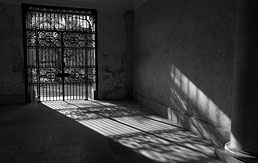
#> input picture Computer Vision with Python/Project Exam Computer Vision Using Python/Kodingan Nomor 1 - Filter (File Python)/input_image.jpg, 258 x 163 px
$ python '2301888631_Histogram Matching_Nomor1.py'
#> lines starting #> are read from the running program, lines starting #| are printed output that depends on the picture
# Import Library
import matplotlib.pyplot as plt
import cv2
# Menggunakan library skimage untuk melakukan match histogram
from skimage import data
from skimage import exposure
from skimage.exposure import match_histograms

# Mengambil image yang akan digunakan
input_image = cv2.imread('input_image.jpg')
#> input_image is the input picture: shape (163, 258, 3); min 0, max 255, mean 54.5
reference_image = cv2.imread('reference.jpg')
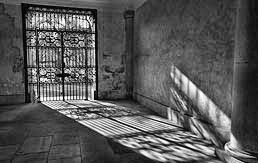
#> input picture Computer Vision with Python/Project Exam Computer Vision Using Python/Kodingan Nomor 1 - Filter (File Python)/reference.jpg, 258 x 163 px
#> reference_image is the input picture: shape (163, 258, 3); min 0, max 255, mean 87.3
# Membuat matched image dengan match_histogram() method
matched_image = match_histograms(input_image, reference_image, channel_axis=-1)
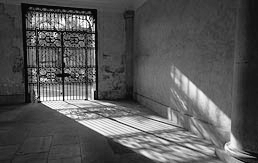
#> matched_image: shape (163, 258, 3); min 5, max 255, mean 87.1

# Menampilkan 3 image berdampingan dalam 1 plot: input, reference dan matched
fig, (ax1, ax2, ax3) = plt.subplots(nrows=1, ncols=3, figsize=(8, 5))

ax1.imshow(input_image)
ax1.set_title('Input Image')
ax2.imshow(reference_image)
ax2.set_title('Reference Image')
ax3.imshow(matched_image)
ax3.set_title('Hasil Matched Image')
plt.tight_layout()
plt.show()
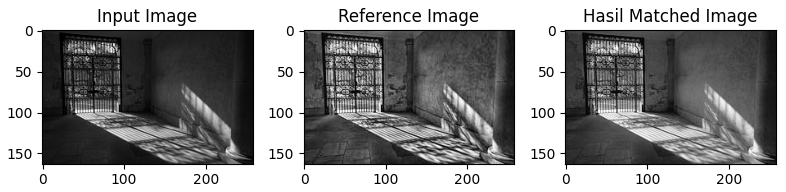
#> figure drawn by matplotlib, 3 panels


# Menampilkan Histogram dari ketiga image
fig, axes = plt.subplots(nrows=3, ncols=3, figsize=(10,8))

# Melakukan loopingan pada image
for i, img in enumerate((input_image, reference_image, matched_image)):
    # Mengdeclare warna setiap pixel yang akan dilooping untuk menghasilkan histogram
    # Red -> input image
    # Green -> Reference image
    # Blue -> Matched image
    for c, c_color in enumerate(('red', 'green', 'blue')):
        # Menggunakan method exposure dari library skimage pd histogram
        img_hist, bins = exposure.histogram(img[..., c], source_range='dtype')
        axes[c, i].plot(bins, img_hist / img_hist.max())
        # Method cumulative distribution
        img_cdf, bins = exposure.cumulative_distribution(img[..., c])
        axes[c, i].plot(bins, img_cdf)
        axes[c, 0].set_ylabel(c_color)
#> this loop made 3 passes
# Judul buat histogram
axes[0, 0].set_title('Histogram Input Image')
axes[0, 1].set_title('Histogram Reference Image')
axes[0, 2].set_title('Histogram hasil Matched Image')
plt.tight_layout()
plt.show()
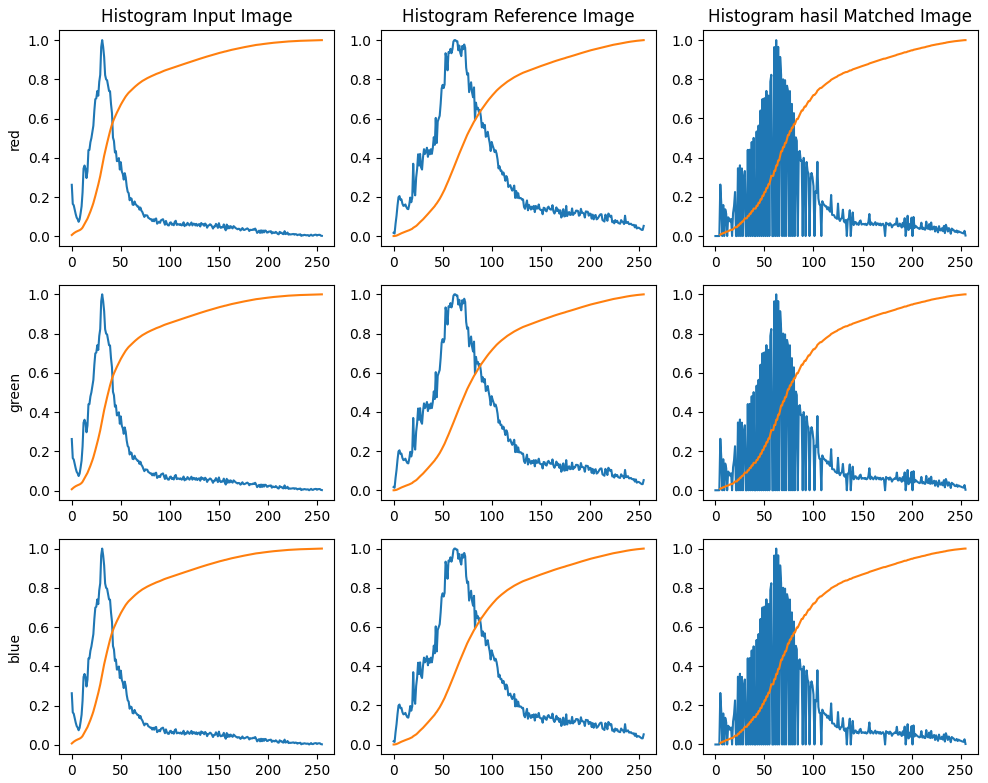
#> figure drawn by matplotlib, 9 panels; panel 1: curve peaks at x = 31, y = 1; panel 1: curve peaks at x = 255, y = 1; panel 2: curve peaks at x = 62, y = 1; panel 2: curve peaks at x = 255, y = 1
